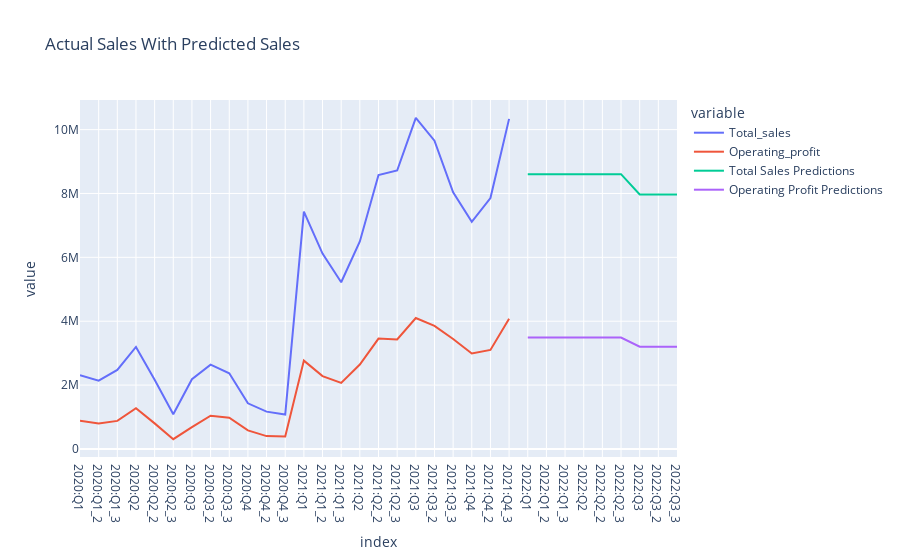

The notebook cell this image was saved under:
### Code cell
#Plot total_sales_monthly and opt_rfr_predictions_future
px.line(monthly_merged_df, x=monthly_merged_df.index, y=['Total_sales', 'Operating_profit'], title='Actual Sales With Predicted Sales')\
    .add_scatter(x=monthly_merged_df.iloc[-9:].index, y=opt_rfr_predictions_future[:, 0], mode='lines', name='Total Sales Predictions')\
    .add_scatter(x=monthly_merged_df.iloc[-9:].index, y=opt_rfr_predictions_future[:, 1], mode='lines', name='Operating Profit Predictions')

### Figure 1 — Plotly figure (JSON) as saved in the notebook; plotly's stock layout.template omitted (floating-point values rounded to 4 significant figures)
{"data": [{"hovertemplate": "variable=Total_sales<br>index=%{x}<br>value=%{y}<extra></extra>", "legendgroup": "Total_sales", "line": {"color": "#636efa", "dash": "solid"}, "marker": {"symbol": "circle"}, "mode": "lines", "name": "Total_sales", "orientation": "v", "showlegend": true, "type": "scatter", "x": ["2020:Q1", "2020:Q1_2", "2020:Q1_3", "2020:Q2", "2020:Q2_2", "2020:Q2_3", "2020:Q3", "2020:Q3_2", "2020:Q3_3", "2020:Q4", "2020:Q4_2", "2020:Q4_3", "2021:Q1", "2021:Q1_2", "2021:Q1_3", "2021:Q2", "2021:Q2_2", "2021:Q2_3", "2021:Q3", "2021:Q3_2", "2021:Q3_3", "2021:Q4", "2021:Q4_2", "2021:Q4_3", "2022:Q1", "2022:Q1_2", "2022:Q1_3", "2022:Q2", "2022:Q2_2", "2022:Q2_3", "2022:Q3", "2022:Q3_2", "2022:Q3_3"], "xaxis": "x", "y": [2312746, 2140813, 2474202, 3193081, 2164764, 1084194, 2182388, 2641630, 2367686, 1428569, 1168050, 1079202, 7432021, 6117693, 5220782, 6498339, 8576956, 8718953, 10368031, 9651596, 8038000.0, 7110189, 7855000.0, 10336130, null, null, null, null, null, null, null, null, null], "yaxis": "y"}, {"hovertemplate": "variable=Operating_profit<br>index=%{x}<br>value=%{y}<extra></extra>", "legendgroup": "Operating_profit", "line": {"color": "#EF553B", "dash": "solid"}, "marker": {"symbol": "circle"}, "mode": "lines", "name": "Operating_profit", "orientation": "v", "showlegend": true, "type": "scatter", "x": ["2020:Q1", "2020:Q1_2", "2020:Q1_3", "2020:Q2", "2020:Q2_2", "2020:Q2_3", "2020:Q3", "2020:Q3_2", "2020:Q3_3", "2020:Q4", "2020:Q4_2", "2020:Q4_3", "2021:Q1", "2021:Q1_2", "2021:Q1_3", "2021:Q2", "2021:Q2_2", "2021:Q2_3", "2021:Q3", "2021:Q3_2", "2021:Q3_3", "2021:Q4", "2021:Q4_2", "2021:Q4_3", "2022:Q1", "2022:Q1_2", "2022:Q1_3", "2022:Q2", "2022:Q2_2", "2022:Q2_3", "2022:Q3", "2022:Q3_2", "2022:Q3_3"], "xaxis": "x", "y": [883800.0, 796800.0, 879300.0, 1275000.0, 800600.0, 307000.0, 681500.0, 1043000.0, 975900.0, 582300.0, 402800.0, 387300.0, 2766000.0, 2281000.0, 2067000.0, 2644000.0, 3457000.0, 3430000.0, 4099000.0, 3853000.0, 3444000.0, 2988000.0, 3102000.0, 4078000.0, null, null, null, null, null, null, null, null, null], "yaxis": "y"}, {"mode": "lines", "name": "Total Sales Predictions", "type": "scatter", "x": ["2022:Q1", "2022:Q1_2", "2022:Q1_3", "2022:Q2", "2022:Q2_2", "2022:Q2_3", "2022:Q3", "2022:Q3_2", "2022:Q3_3"], "y": [8605000.0, 8605000.0, 8605000.0, 8605000.0, 8605000.0, 8605000.0, 7967000.0, 7967000.0, 7967000.0]}, {"mode": "lines", "name": "Operating Profit Predictions", "type": "scatter", "x": ["2022:Q1", "2022:Q1_2", "2022:Q1_3", "2022:Q2", "2022:Q2_2", "2022:Q2_3", "2022:Q3", "2022:Q3_2", "2022:Q3_3"], "y": [3491000.0, 3491000.0, 3491000.0, 3491000.0, 3491000.0, 3491000.0, 3202000.0, 3202000.0, 3202000.0]}], "layout": {"legend": {"title": {"text": "variable"}, "tracegroupgap": 0}, "title": {"text": "Actual Sales With Predicted Sales"}, "xaxis": {"anchor": "y", "domain": [0, 1], "title": {"text": "index"}}, "yaxis": {"anchor": "x", "domain": [0, 1], "title": {"text": "value"}}}}
